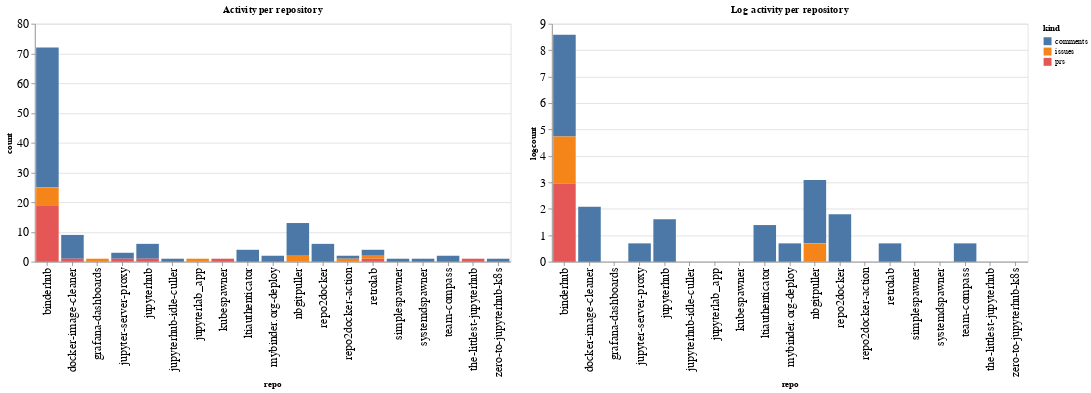

Notebook code for this chart:
### Code cell
ch1 = alt.Chart(repo_summaries, width=600, title="Activity per repository").mark_bar().encode(
    x='repo',
    y='count',
    color='kind',
    tooltip="kind"
)

ch2 = alt.Chart(repo_summaries, width=600, title="Log activity per repository").mark_bar().encode(
    x='repo',
    y='logcount',
    color='kind',
    tooltip="kind"
)

ch1 | ch2

### Figure 1 — Vega-Lite specification as saved in the notebook (floating-point values rounded to 4 significant figures)
{"config": {"axisLeft": {"labelFontSize": 15}, "axisBottom": {"labelFontSize": 15}}, "hconcat": [{"mark": "bar", "encoding": {"color": {"type": "nominal", "field": "kind"}, "tooltip": {"type": "nominal", "field": "kind"}, "x": {"type": "nominal", "field": "repo"}, "y": {"type": "quantitative", "field": "count"}}, "title": "Activity per repository", "width": 600}, {"mark": "bar", "encoding": {"color": {"type": "nominal", "field": "kind"}, "tooltip": {"type": "nominal", "field": "kind"}, "x": {"type": "nominal", "field": "repo"}, "y": {"type": "quantitative", "field": "logcount"}}, "title": "Log activity per repository", "width": 600}], "data": {"name": "data-c41f1353d9d47cac308900f1fe26f01c"}, "$schema": "https://vega.github.io/schema/vega-lite/v4.8.1.json", "datasets": {"data-c41f1353d9d47cac308900f1fe26f01c": [{"repo": "binderhub", "kind": "comments", "count": 47, "logcount": 3.85}, {"repo": "binderhub", "kind": "issues", "count": 6, "logcount": 1.792}, {"repo": "binderhub", "kind": "prs", "count": 19, "logcount": 2.944}, {"repo": "docker-image-cleaner", "kind": "comments", "count": 8, "logcount": 2.079}, {"repo": "docker-image-cleaner", "kind": "prs", "count": 1, "logcount": 0.0}, {"repo": "grafana-dashboards", "kind": "issues", "count": 1, "logcount": 0.0}, {"repo": "jupyter-server-proxy", "kind": "comments", "count": 2, "logcount": 0.6931}, {"repo": "jupyter-server-proxy", "kind": "prs", "count": 1, "logcount": 0.0}, {"repo": "jupyterhub", "kind": "comments", "count": 5, "logcount": 1.609}, {"repo": "jupyterhub", "kind": "prs", "count": 1, "logcount": 0.0}, {"repo": "jupyterhub-idle-culler", "kind": "comments", "count": 1, "logcount": 0.0}, {"repo": "jupyterlab_app", "kind": "issues", "count": 1, "logcount": 0.0}, {"repo": "kubespawner", "kind": "prs", "count": 1, "logcount": 0.0}, {"repo": "ltiauthenticator", "kind": "comments", "count": 4, "logcount": 1.386}, {"repo": "mybinder.org-deploy", "kind": "comments", "count": 2, "logcount": 0.6931}, {"repo": "nbgitpuller", "kind": "comments", "count": 11, "logcount": 2.398}, {"repo": "nbgitpuller", "kind": "issues", "count": 2, "logcount": 0.6931}, {"repo": "repo2docker", "kind": "comments", "count": 6, "logcount": 1.792}, {"repo": "repo2docker-action", "kind": "comments", "count": 1, "logcount": 0.0}, {"repo": "repo2docker-action", "kind": "issues", "count": 1, "logcount": 0.0}, {"repo": "retrolab", "kind": "comments", "count": 2, "logcount": 0.6931}, {"repo": "retrolab", "kind": "issues", "count": 1, "logcount": 0.0}, {"repo": "retrolab", "kind": "prs", "count": 1, "logcount": 0.0}, {"repo": "simplespawner", "kind": "comments", "count": 1, "logcount": 0.0}, {"repo": "systemdspawner", "kind": "comments", "count": 1, "logcount": 0.0}, {"repo": "team-compass", "kind": "comments", "count": 2, "logcount": 0.6931}, {"repo": "the-littlest-jupyterhub", "kind": "prs", "count": 1, "logcount": 0.0}, {"repo": "zero-to-jupyterhub-k8s", "kind": "comments", "count": 1, "logcount": 0.0}]}}
